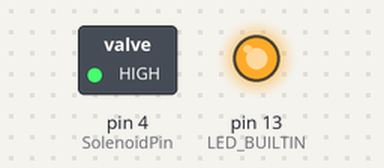
A sketch run on a simulated Arduino Uno, built with avr-gcc and run on an emulated ATmega328P. Shown: switched loads named in the sketch (green lamp = pin HIGH), output pins drawn as LEDs (lit = HIGH).

Above: at 0.12 s.
At 2.7 s:
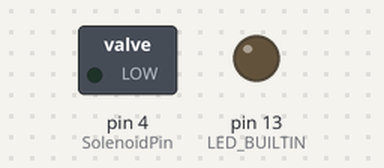
Timing chart, 0 to 6.8 s (numbered marks = the images above):
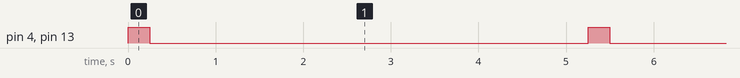

The sketch:

Solenoid_test.ino
```cpp
/*
  Solenoid Test

  Turns the solenoid pin on for .25 of a second, then off for five seconds, repeatedly.
  Also turns the built in LED on and off in sync with the solenoid.

  modified 19 Jan 2019
  by Tyler Christensen

*/

int SolenoidPin = 4;

void setup() {
  // initialize digital pin LED_BUILTIN and F4 as outputs.
  pinMode(LED_BUILTIN, OUTPUT);
  pinMode(SolenoidPin, OUTPUT);
}

void loop() {
  digitalWrite(LED_BUILTIN, HIGH);   // turn the LED on (HIGH is the voltage level)
  digitalWrite(SolenoidPin, HIGH);            // turn on the solenoid port
  delay(250);                        // wait for 0.25s
  digitalWrite(LED_BUILTIN, LOW);    // turn the LED off by making the voltage LOW
  digitalWrite(SolenoidPin, LOW);             // turn the solenoid port off
  delay(5000);                       // wait for a second
}
```

Measured:
- by itself, pin 4 (SolenoidPin), pin 13 (LED_BUILTIN): alternates HIGH for 0.25 s and LOW for 5.0 s
